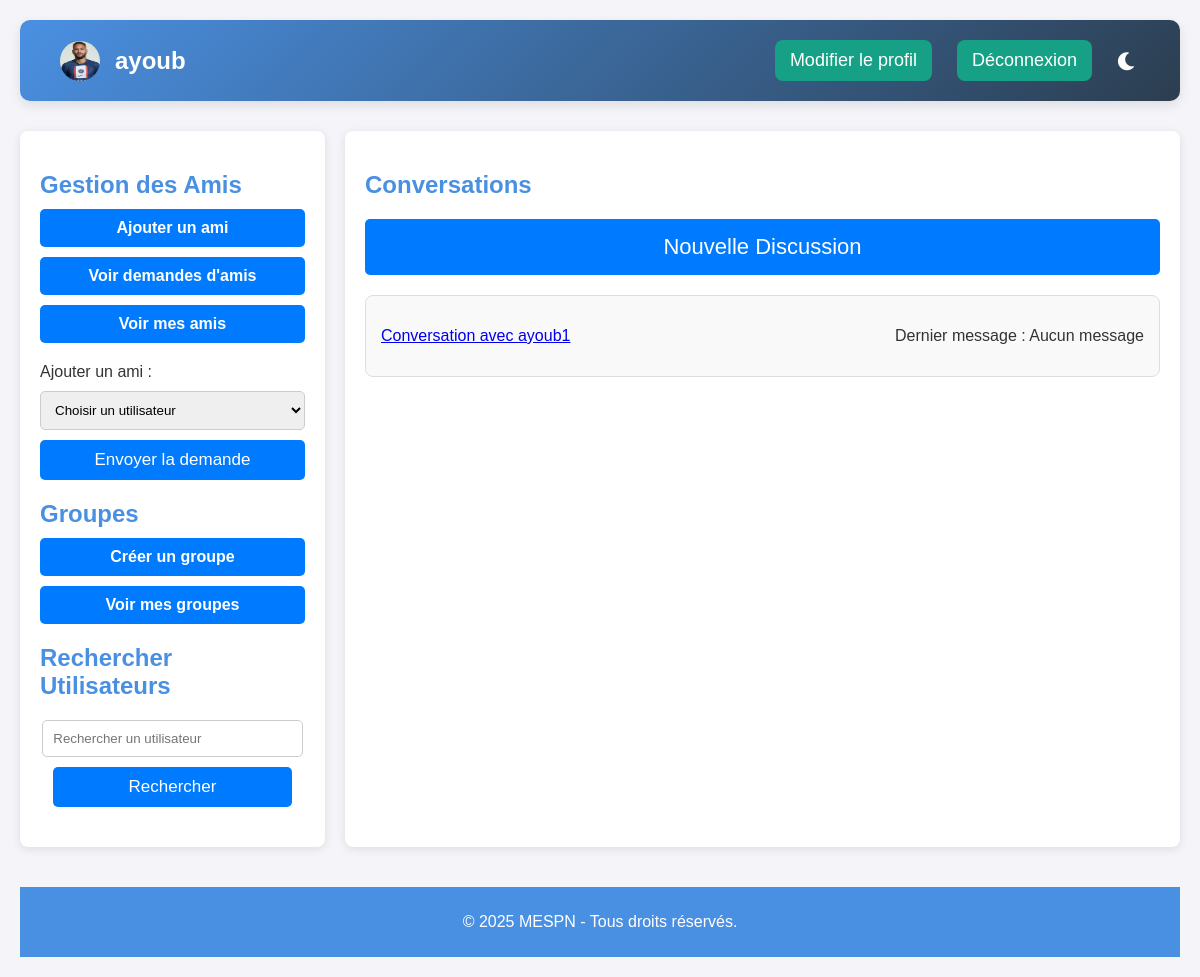
The app's page / (signed in) with its own data.
### models.py (models this page shows)
class User(UserMixin, db.Model):
    id = db.Column(db.Integer, primary_key=True)
    username = db.Column(db.String(150), unique=True, nullable=False)
    email = db.Column(db.String(150), unique=True, nullable=False)  # Nouveau champ
    phone_number = db.Column(db.String(20), unique=True, nullable=False)  # Nouveau champ
    password = db.Column(db.String(150), nullable=False)
    profile_picture = db.Column(db.String(200))
    bio = db.Column(db.Text)

### app.py (the view)
@app.route('/')
@login_required
def index():
    friends = [friend.friend_id for friend in Friend.query.filter_by(user_id=current_user.id).all()]
    friends.append(current_user.id)  # Inclure l'utilisateur lui-même
    users = User.query.filter(~User.id.in_(friends)).all()
    conversations = Conversation.query.filter(
        (Conversation.user_1_id == current_user.id) |
        (Conversation.user_2_id == current_user.id)
    ).all()
    conversation_data = []
    for conversation in conversations:
        other_user = conversation.user_1 if conversation.user_2_id == current_user.id else conversation.user_2
        unread_count = Message.query.filter_by(conversation_id=conversation.id, is_read=False, sender_id=other_user.id).count()
        last_message = Message.query.filter_by(conversation_id=conversation.id).order_by(Message.timestamp.desc()).first()
        conversation_data.append({
            'conversation': conversation,
            'other_user': other_user,
            'unread_count': unread_count,
            'last_message': last_message  # Ajouter le dernier message à la liste des données
        })
    return render_template('index.html', user=current_user, users=users, conversation_data=conversation_data)

### app.py (called while the page is built)
@login_manager.user_loader
def load_user(user_id):
    return db.session.get(User, int(user_id))  # Correctif pour éviter LegacyAPIWarning

@app.context_processor
def inject_profile_picture():
    def get_profile_picture(user):
        if user.profile_picture and os.path.exists(user.profile_picture):
            return url_for('static', filename=f"photos_profil/{os.path.basename(user.profile_picture)}")
        return url_for('static', filename='icone-profil-avatar-par-defaut-image-utilisateur-medias-sociaux-icone-avatar-gris-silhouette-profil-vierge-illustration-vectorielle_561158-3467.avif')
    return dict(get_profile_picture=get_profile_picture)

### templates/index.html (shortened to what this page needs)
<!DOCTYPE html>
<html lang="en">
<head>
    <link rel="stylesheet" href="https://cdnjs.cloudflare.com/ajax/libs/font-awesome/5.15.4/css/all.min.css">
</head>
<body>
    <div class="container">
        <header>
            <div style="display: flex; align-items: center;">
                <img src="{{ user.profile_picture if user.profile_picture else url_for('static', filename='icone-profil-avatar-par-defaut-image-utilisateur-medias-sociaux-icone-avatar-gris-silhouette-profil-vierge-illustration-vectorielle_561158-3467.avif') }}"
                alt="Photo de profil"
                style="width: 40px; height: 40px; border-radius: 50%; margin-right: 15px;">
                <h1>{{ user.username }}</h1>
            </div>
            <div class="header-buttons">
                <a href="{{ url_for('edit_profile') }}" style="margin-right: 20px;">Modifier le profil</a>
                <a href="{{ url_for('logout') }}">Déconnexion</a>
            </div>
            <div class="dark-mode-toggle">
                <a href="javascript:void(0);" id="darkModeToggle" title="Mode sombre">
                    <i class="fas fa-moon"></i>
                </a>
            </div>
        </header>
        <div class="main-content">
            <div class="sidebar">
                <h2>Gestion des Amis</h2>
                <div class="btn-group">
                    <a href="{{ url_for('add_friend') }}">Ajouter un ami</a>
                    <a href="{{ url_for('friend_requests') }}">Voir demandes d'amis</a>
                    <a href="{{ url_for('friends') }}" class="btn btn-primary">Voir mes amis</a>
                </div>
                <form action="{{ url_for('send_friend_request') }}" method="post">
                    <label for="user-select">Ajouter un ami :</label>
                    <select id="user-select" name="user_id" required>
                        <option value="" disabled selected>Choisir un utilisateur</option>
                    </select>
                    <button type="submit">Envoyer la demande</button>
                </form>
                <h2>Groupes</h2>
                <div class="btn-group">
                    <a href="{{ url_for('create_group') }}">Créer un groupe</a>
                    <a href="{{ url_for('groups') }}">Voir mes groupes</a>
                </div>
                <h2>Rechercher Utilisateurs</h2>
                <form method="POST" action="{{ url_for('search_users') }}" style="display: flex; flex-direction: column; align-items: center; justify-content: center; margin-bottom: 20px;">
                    <input type="text" name="query" placeholder="Rechercher un utilisateur" required style="width: 90%; padding: 10px; margin: 10px 0; border: 1px solid #ccc; border-radius: 5px;">
                    <button type="submit" style="width: 90%; padding: 10px 20px; background-color: #007bff; color: white; border: none; border-radius: 5px; cursor: pointer; transition: background-color 0.3s ease;">Rechercher</button>
                </form>
            </div>
            <div class="content">
                <h2>Conversations</h2>
                <button id="newDiscussionButton" onclick="document.getElementById('newDiscussion').style.display='block'">
                    Nouvelle Discussion
                </button>
                <ul>
                    {% for data in conversation_data %}
                        <li>
                            <a href="{{ url_for('conversation', conversation_id=data.conversation.id) }}">
                                Conversation avec {{ data.other_user.username }}
                            </a>
                            <p>Dernier message :
                                {% if data.last_message %}
                                    {{ data.last_message.content }}
                                {% else %}
                                    Aucun message
                                {% endif %}
                            </p>
                        </li>
                    {% endfor %}
                </ul>
            </div>
        </div>
        <footer>
            <p>© 2025 MESPN - Tous droits réservés.</p>
        </footer>
    </div>
</body>
</html>

### templates/index.html (style rules this page uses)
body { font-family: 'Arial', sans-serif; background-color: #f4f4f9; margin: 0; padding: 0; color: #333; }
.container { max-width: 1200px; margin: 0 auto; padding: 20px; }
header { background: linear-gradient(135deg, #4a90e2, #2c3e50); color: white; padding: 20px 40px; border-radius: 10px; box-shadow: 0 4px 12px rgba(0, 0, 0, 0.1); display: flex; justify-content: space-between; align-items: center; }
header h1 { margin: 0; font-size: 24px; font-weight: 600; display: flex; align-items: center; }
.header-buttons { display: flex; gap: 5px; margin-left: auto; justify-content: flex-end; }
header a { color: white; text-decoration: none; font-weight: 500; font-size: 18px; padding: 10px 15px; background-color: #16a085; border-radius: 8px; transition: background-color 0.3s ease; }
.dark-mode-toggle { display: flex; align-items: center; justify-content: center; }
#darkModeToggle { background-color: transparent; padding: 5px; border-radius: 50%; display: flex; align-items: center; justify-content: center; cursor: pointer; transition: background-color 0.3s ease; margin-left: 20px; }
.fas { font-size: 18px; color: white; }
.main-content { display: flex; gap: 20px; margin-top: 30px; }
.sidebar, .content { background-color: #fff; border-radius: 8px; box-shadow: 0 2px 10px rgba(0, 0, 0, 0.1); padding: 20px; }
.sidebar { flex: 1; max-width: 300px; }
.content { flex: 3; }
h2 { color: #4a90e2; margin-bottom: 10px; }
form { margin-bottom: 20px; }
input[type="text"], select { width: 100%; padding: 10px; margin: 10px 0; border: 1px solid #ccc; border-radius: 5px; }
button { background-color: #007bff; color: #fff; border: none; border-radius: 5px; padding: 10px 20px; font-size: 17px; cursor: pointer; transition: background-color 0.3s ease; text-align: center; width: 100%; display: block; margin: 0 auto; }
ul { list-style-type: none; padding: 0; }
li { background-color: #f9f9f9; padding: 15px; border: 1px solid #ddd; border-radius: 8px; margin-bottom: 10px; display: flex; justify-content: space-between; align-items: center; }
.btn-group { display: block; margin-bottom: 20px; }
.btn-group a { padding: 10px 20px; background-color: #007bff; color: white; border-radius: 5px; text-decoration: none; text-align: center; font-weight: bold; display: block; margin-bottom: 10px; }
footer { text-align: center; margin-top: 40px; padding: 10px; background-color: #4a90e2; color: white; }
#newDiscussionButton { padding: 15px 20px; font-size: 22px; text-align: center; width: 100%; display: block; margin: 20px auto; }

### records on screen
User: profile_picture (picture), username "ayoub"
User: other_user.username "ayoub1"
